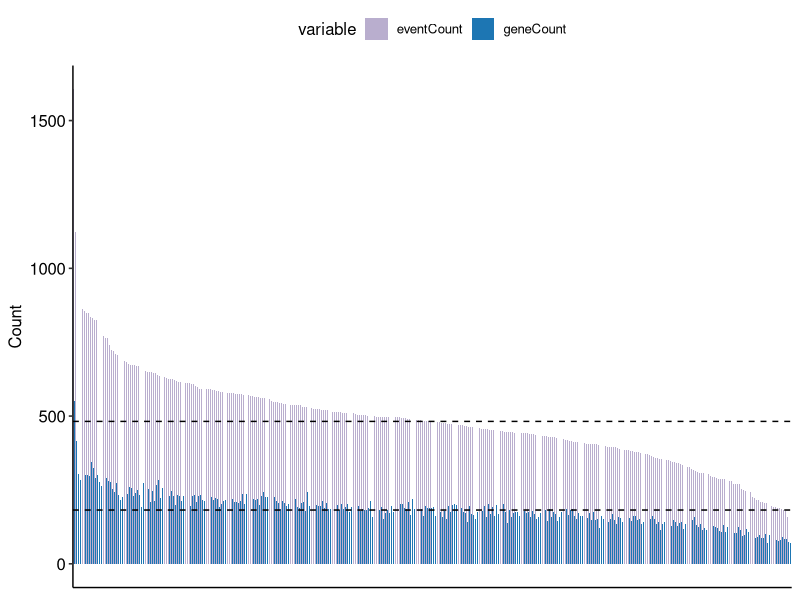
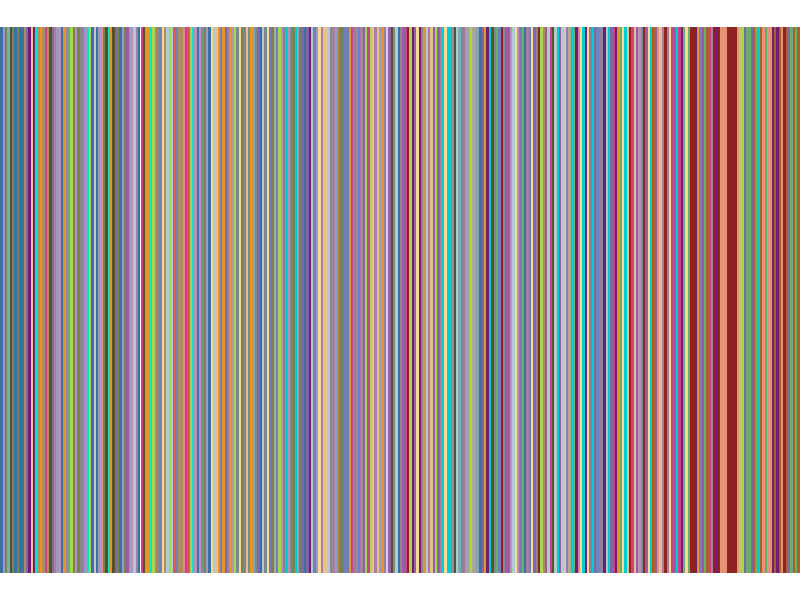
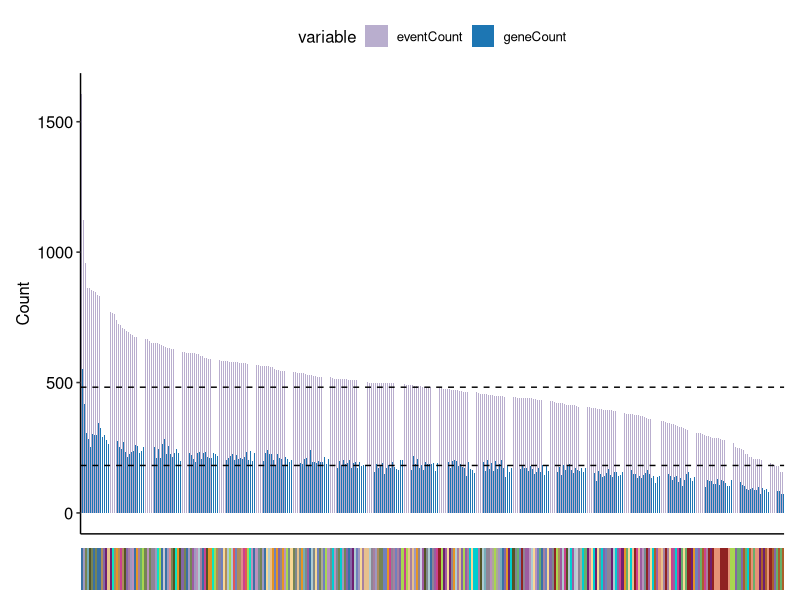
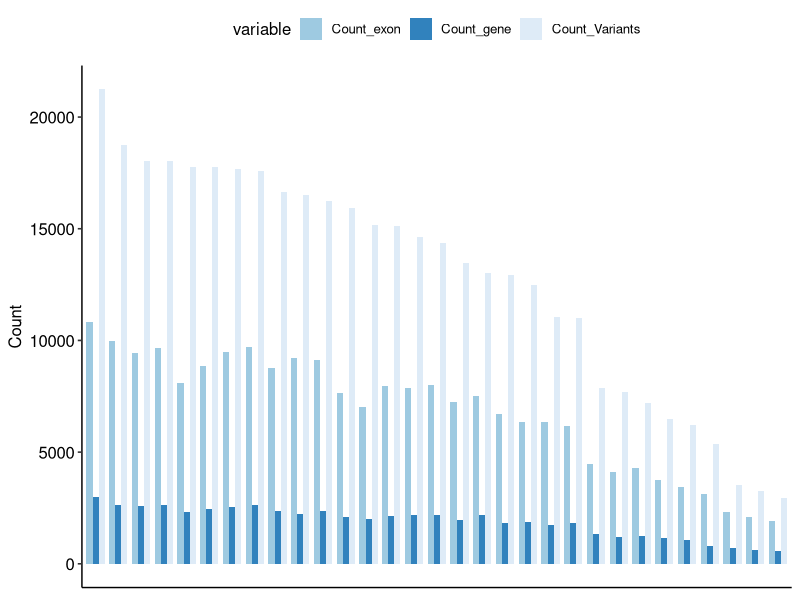
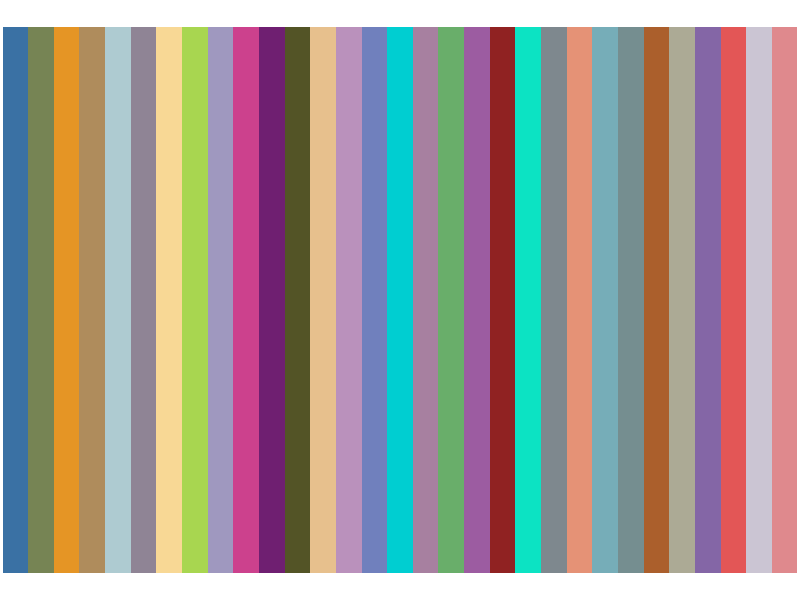
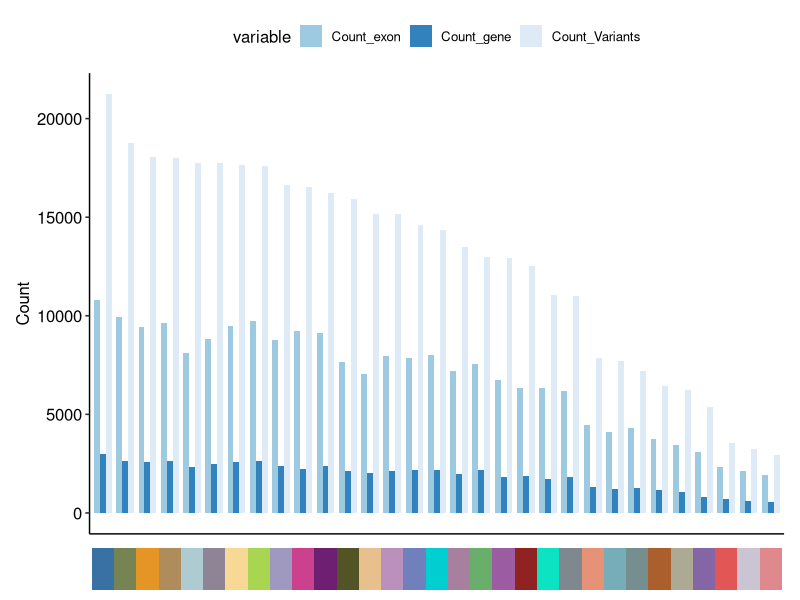

Write R code to recreate these figures, in order.
#==============================================#
#  isolaser resault #
# Supp-Figure-21#
#==============================================#
library(data.table)
library(dplyr)
library(magrittr)
library(tidyverse)
library(magrittr)
library(dplyr)
library(ggpubr)
library(patchwork)
setwd("/media/london_A/mengxin/GTOP_code/supp/supp_fig21.Figure.S15")


# Supp.Fig.21a  Number of unique cis-directed events and the numbe --------

df_count_by_sample <- fread("./input/Figure S21a.txt")
df_count_long <- melt(df_count_by_sample,id.vars = c("sample","donorID","Tissue","Tissue_Color_Code"))
df_count_long$sample <- factor(df_count_long$sample,levels = df_count_by_sample$sample)

p1 <- ggplot(df_count_long,aes(x=sample,y=value,fill=variable)) + 
  geom_bar(stat = "identity",width=.8,position = position_dodge()) + 
  geom_hline(yintercept = c(median(df_count_by_sample$eventCount),median(df_count_by_sample$geneCount)),linetype="dashed") +
  xlab("Number of events/genes")+
  theme_pubr() + 
  scale_fill_manual(
    values = c(eventCount = "#b9aece", geneCount = "#1d76b3")) +
  theme(
    axis.title.x = element_blank(),
    axis.text.x  = element_blank(),
    axis.ticks.x = element_blank()
  ) + ylab("Count");p1

df_count_by_sample$sample <- factor(df_count_by_sample$sample,levels = df_count_by_sample$sample)
p2 <- ggplot(df_count_by_sample,aes(x=sample,y=1,fill=Tissue)) + geom_tile() +
  theme_void() + scale_fill_manual(breaks = df_count_long$Tissue,values = paste0("#",df_count_long$Tissue_Color_Code)) + 
  theme(legend.position = "none");p2
library(patchwork)

p1 / p2  + plot_layout(heights = c(5, 0.5))


###Fig. S21b  Number of variants, exonic parts, and genes detected by mergingsamples of the same tissue type using isoLASER-joint


df_count_m <- fread("./input/Figure S21b.txt")

df_count_m$Tissue <- factor(df_count_m$Tissue,levels=unique(df_count_m$Tissue))

p3 <- ggplot(df_count_m,aes(x=Tissue,y=value,fill=variable)) + 
  geom_bar(stat = "identity",width=.8,position = position_dodge()) + 
  geom_hline(yintercept = c(median(df_count_m$Count_Variants),median(df_count_m$Count_exon),median(df_count_m$Count_gene)),
             linetype="dashed")  + theme_pubr() + 
  scale_fill_manual(
    values = c(Count_Variants = "#deebf7", Count_exon = "#9ecae1",Count_gene="#3182bd")) +
  theme(
    axis.title.x = element_blank(),
    axis.text.x  = element_blank(),
    axis.ticks.x = element_blank()
  ) + ylab("Count");p3


color <- df_count_m %>% distinct(Tissue, Tissue_Color_Code)


p4 <- ggplot(color,aes(x=Tissue,y=1,fill=Tissue)) + geom_tile() +
  theme_void() + 
  scale_fill_manual(breaks = color$Tissue,
                    values = setNames(paste0("#",color$Tissue_Color_Code),
                                      color$Tissue)) + 
  theme(legend.position = "none");p4


p3 / p4  + plot_layout(heights = c(5, 0.5))
